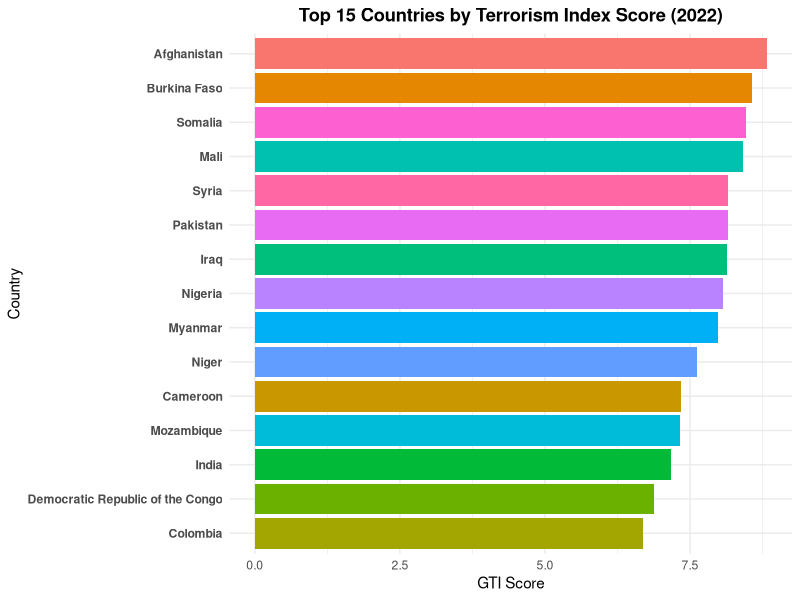
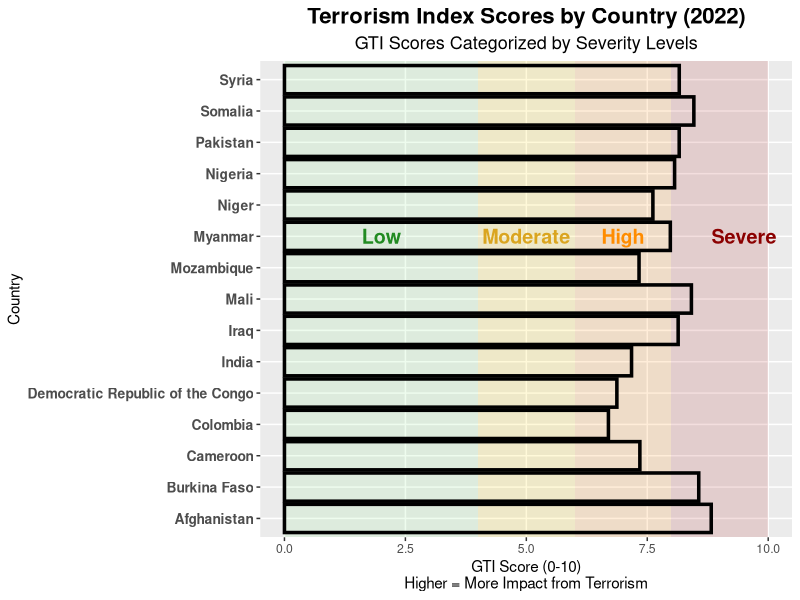
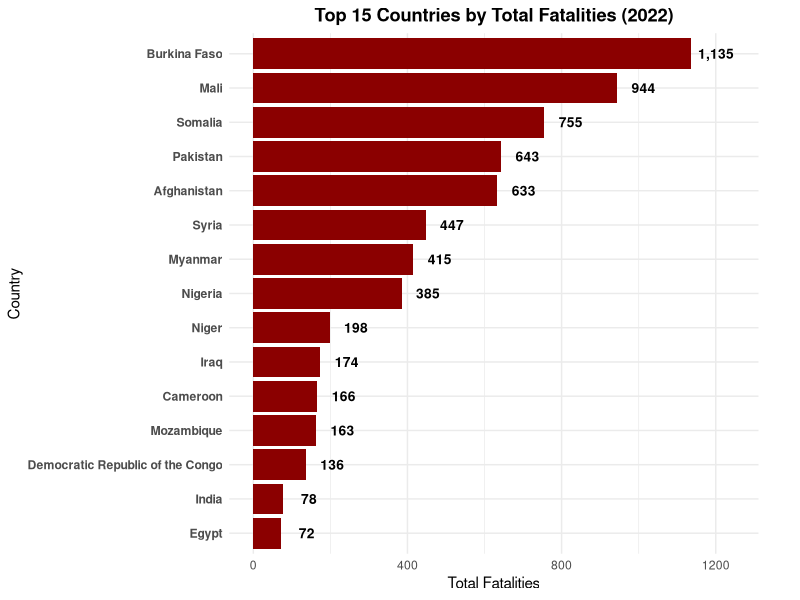
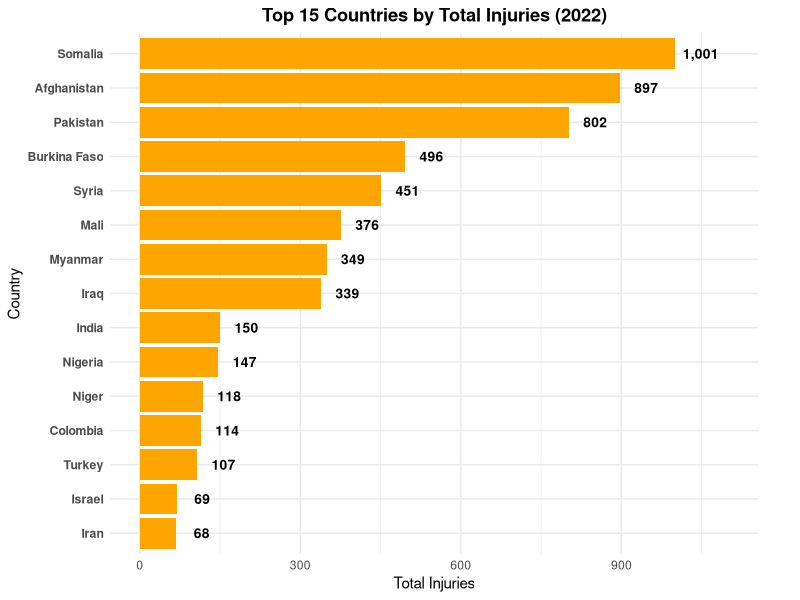
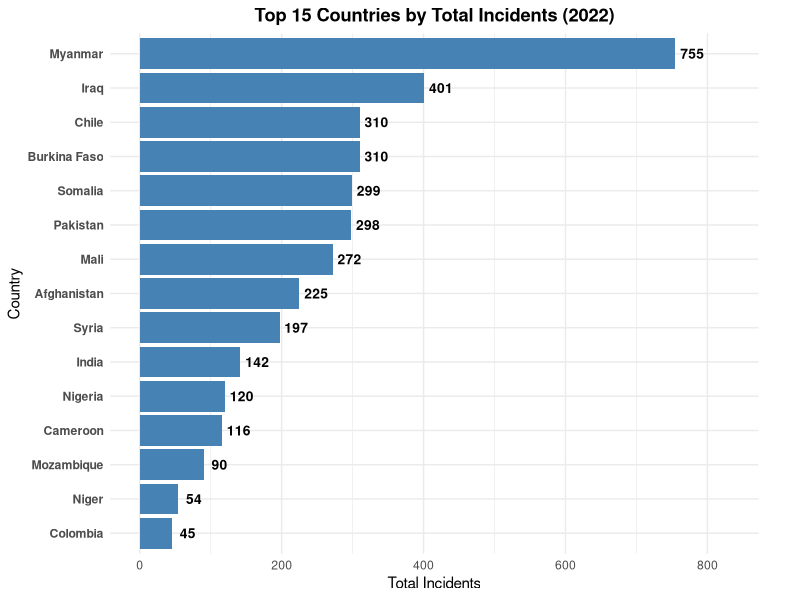
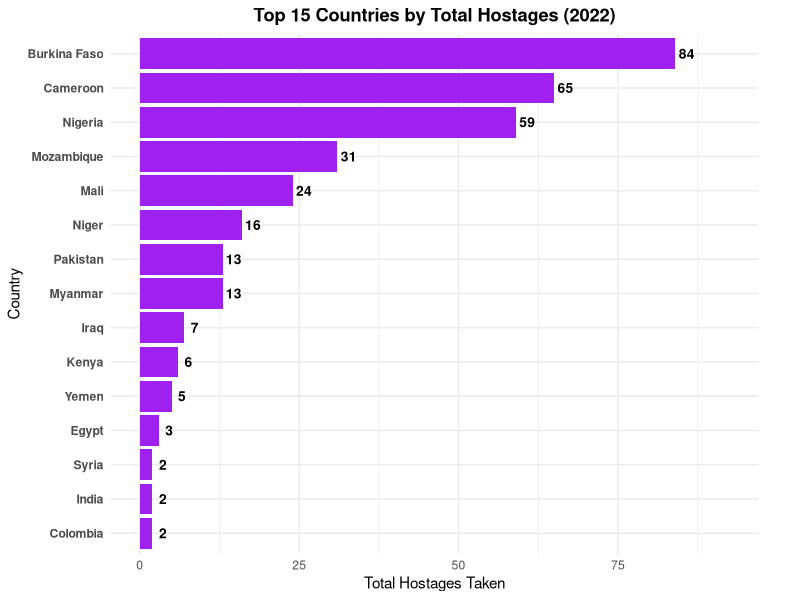
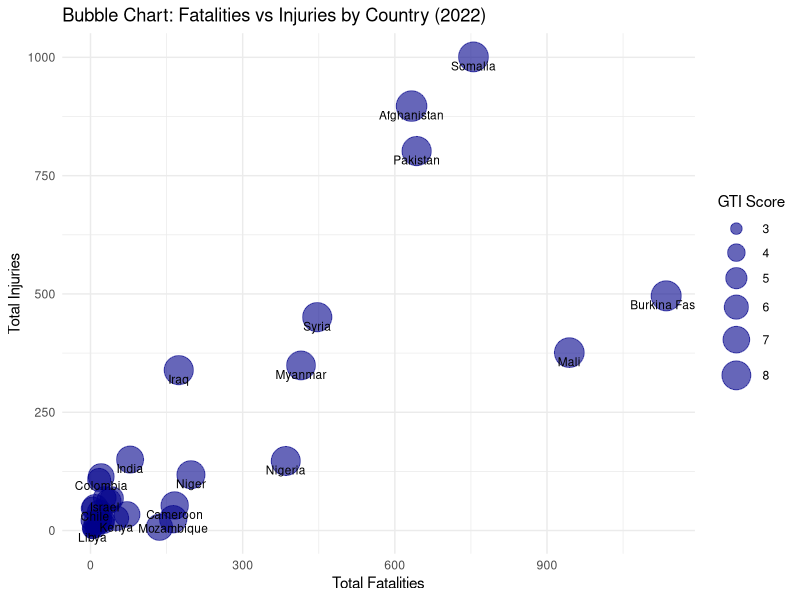

Write the R code that produced these figures, in order.
## ---- chunk 1
#| label: setup
#| message: false
#| warning: false
#| echo: false

library(readxl)
library(dplyr)
library(tidyr)
library(ggplot2)

# Load the data
df <- read_excel("data/Global Terrorism Index 2023.xlsx", sheet = "2022")

# Clean and filter the data
df_clean <- df %>%
  select(Country, Rank, Score, Incidents, Fatalities, Injuries, Hostages) %>%
  mutate(across(c(Score, Incidents, Fatalities, Injuries, Hostages), as.numeric))

# Filter top 15 countries based on 2022 score
top15 <- df_clean %>%
  arrange(desc(Score)) %>%
  slice(1:15)

## ---- chunk 2
#| label: overall-trend
#| fig-cap: "GTI Scores for Top 15 Most Affected Countries (2022)"

# Plot the data
ggplot(top15, aes(x = reorder(Country, Score), y = Score, fill = Country)) +
  geom_col() +
  coord_flip() +
  labs(title = "Top 15 Countries by Terrorism Index Score (2022)",
       y = "GTI Score", x = "Country") +
  theme_minimal() +
  theme(
    plot.title = element_text(hjust = 0.5, face = "bold"),
    axis.text.y = element_text(face = "bold"),
    legend.position = "none"
  )
## ---- chunk 3
#| label: country-severity
#| fig-cap: "Terrorism Index Trends by Country (2022), with Severity Levels"
#| fig-width: 12
#| fig-height: 8

# Plot the data for top 15 countries
ggplot(top15, aes(x = Country, y = Score)) +
  # Severity background bands (more visible)
  annotate("rect", xmin = -Inf, xmax = Inf, ymin = 8, ymax = 10,
           fill = "#B22222", alpha = 0.15) +
  annotate("rect", xmin = -Inf, xmax = Inf, ymin = 6, ymax = 8,
           fill = "#FF8C00", alpha = 0.15) +
  annotate("rect", xmin = -Inf, xmax = Inf, ymin = 4, ymax = 6,
           fill = "#FFD700", alpha = 0.15) +
  annotate("rect", xmin = -Inf, xmax = Inf, ymin = 0, ymax = 4,
           fill = "#90EE90", alpha = 0.15) +

  # Add labels to indicate severity zones
  annotate("text", x = 10, y = 9.5, label = "Severe", color = "#8B0000", size = 5, fontface = "bold") +
  annotate("text", x = 10, y = 7, label = "High", color = "#FF8C00", size = 5, fontface = "bold") +
  annotate("text", x = 10, y = 5, label = "Moderate", color = "#DAA520", size = 5, fontface = "bold") +
  annotate("text", x = 10, y = 2, label = "Low", color = "#228B22", size = 5, fontface = "bold") +

  # Main bar chart
  geom_bar(stat = "identity", fill = NA, color = "#000000", linewidth = 1.2) +
  
  # Flip coordinates for better readability
  coord_flip() +
  
  scale_x_discrete() +
  
  # Labels and titles
  labs(
    title = "Terrorism Index Scores by Country (2022)",
    subtitle = "GTI Scores Categorized by Severity Levels",
    x = "Country",
    y = "GTI Score (0-10)\nHigher = More Impact from Terrorism"
  ) +
  
  theme(
    plot.title = element_text(size = 16, face = "bold", hjust = 0.5),
    plot.subtitle = element_text(size = 13, hjust = 0.5),
    axis.text.y = element_text(size = 10, face = "bold"),
    panel.grid.minor = element_blank(),
    legend.position = "none"
  )

## ---- chunk 4
#| label: fatalities
#| fig-cap: "Countries with Highest Terrorism-Related Fatalities (2022)"
#| warning: false

top_deaths <- df_clean %>%
  arrange(desc(Fatalities)) %>%
  select(Country, Fatalities) %>%
  slice_head(n = 15)

ggplot(top_deaths, aes(x = reorder(Country, Fatalities), y = Fatalities)) +
  geom_col(fill = "darkred") +
  # Add value labels at the end of each bar
  geom_text(aes(label = format(Fatalities, big.mark = ",")),
            hjust = -0.2, color = "black", fontface = "bold", size = 3.5) +
  coord_flip(clip = "off") +  # Prevent clipping of labels
  scale_y_continuous(limits = function(x) c(0, x[2] * 1.1)) +  # Expand y-axis to make room for labels
  labs(title = "Top 15 Countries by Total Fatalities (2022)",
       x = "Country", y = "Total Fatalities") +
  theme_minimal() +
  theme(
    plot.title = element_text(face = "bold", hjust = 0.5),
    axis.text.y = element_text(face = "bold"),
    plot.margin = margin(5.5, 30, 5.5, 5.5)  # Add right margin for labels
  )
## ---- chunk 5
#| label: injuries
#| fig-cap: "Countries with Highest Terrorism-Related Injuries (2022)"
#| warning: false

top_injuries <- df_clean %>%
  arrange(desc(Injuries)) %>%
  select(Country, Injuries) %>%
  slice_head(n = 15)

ggplot(top_injuries, aes(x = reorder(Country, Injuries), y = Injuries)) +
  geom_col(fill = "orange") +
  # Add value labels at the end of each bar
  geom_text(aes(label = format(Injuries, big.mark = ",")),
            hjust = -0.2, color = "black", fontface = "bold", size = 3.5) +
  coord_flip(clip = "off") +  # Prevent clipping of labels
  scale_y_continuous(limits = function(x) c(0, x[2] * 1.1)) +  # Expand y-axis to make room for labels
  labs(title = "Top 15 Countries by Total Injuries (2022)",
       x = "Country", y = "Total Injuries") +
  theme_minimal() +
  theme(
    plot.title = element_text(face = "bold", hjust = 0.5),
    axis.text.y = element_text(face = "bold"),
    plot.margin = margin(5.5, 30, 5.5, 5.5)  # Add right margin for labels
  )
## ---- chunk 6
#| label: incidents
#| fig-cap: "Countries with Highest Number of Terrorist Incidents (2022)"
#| warning: false

top_incidents <- df_clean %>%
  arrange(desc(Incidents)) %>%
  select(Country, Incidents) %>%
  slice_head(n = 15)

ggplot(top_incidents, aes(x = reorder(Country, Incidents), y = Incidents)) +
  geom_col(fill = "steelblue") +
  # Add value labels at the end of each bar
  geom_text(aes(label = format(Incidents, big.mark = ",")),
            hjust = -0.2, color = "black", fontface = "bold", size = 3.5) +
  coord_flip(clip = "off") +  # Prevent clipping of labels
  scale_y_continuous(limits = function(x) c(0, x[2] * 1.1)) +  # Expand y-axis to make room for labels
  labs(title = "Top 15 Countries by Total Incidents (2022)",
       x = "Country", y = "Total Incidents") +
  theme_minimal() +
  theme(
    plot.title = element_text(face = "bold", hjust = 0.5),
    axis.text.y = element_text(face = "bold"),
    plot.margin = margin(5.5, 30, 5.5, 5.5)  # Add right margin for labels
  )
## ---- chunk 7
#| label: hostages
#| fig-cap: "Countries with Highest Number of Hostages in Terrorist Incidents (2022)"
#| warning: false

top_hostages <- df_clean %>%
  arrange(desc(Hostages)) %>%
  select(Country, Hostages) %>%
  slice_head(n = 15)

ggplot(top_hostages, aes(x = reorder(Country, Hostages), y = Hostages)) +
  geom_col(fill = "purple") +
  # Add value labels at the end of each bar
  geom_text(aes(label = format(Hostages, big.mark = ",")),
            hjust = -0.2, color = "black", fontface = "bold", size = 3.5) +
  coord_flip(clip = "off") +  # Prevent clipping of labels
  scale_y_continuous(limits = function(x) c(0, x[2] * 1.1)) +  # Expand y-axis to make room for labels
  labs(title = "Top 15 Countries by Total Hostages (2022)",
       x = "Country", y = "Total Hostages Taken") +
  theme_minimal() +
  theme(
    plot.title = element_text(face = "bold", hjust = 0.5),
    axis.text.y = element_text(face = "bold"),
    plot.margin = margin(5.5, 30, 5.5, 5.5)  # Add right margin for labels
  )
## ---- chunk 8
#| label: bubble-chart
#| fig-cap: "Multi-Dimensional Analysis of Terrorism Impact by Country (2022)"
#| fig-width: 11
#| fig-height: 8

bubble_data <- df_clean %>%
  group_by(Country) %>%
  select(Country, Fatalities, Injuries, Score) %>%
  filter(Fatalities > 0 & Injuries > 0)

ggplot(bubble_data, aes(x = Fatalities, y = Injuries, size = Score, label = Country)) +
  geom_point(alpha = 0.6, color = "darkblue") +
  geom_text(check_overlap = TRUE, size = 3, vjust = 1.5) +
  scale_size_continuous(range = c(2, 10)) +
  labs(title = "Bubble Chart: Fatalities vs Injuries by Country (2022)",
       x = "Total Fatalities", y = "Total Injuries", size = "GTI Score") +
  theme_minimal()
  theme(
    plot.title = element_text(face = "bold", hjust = 0.5),
    plot.subtitle = element_text(hjust = 0.5),
    legend.position = "right"
  )
